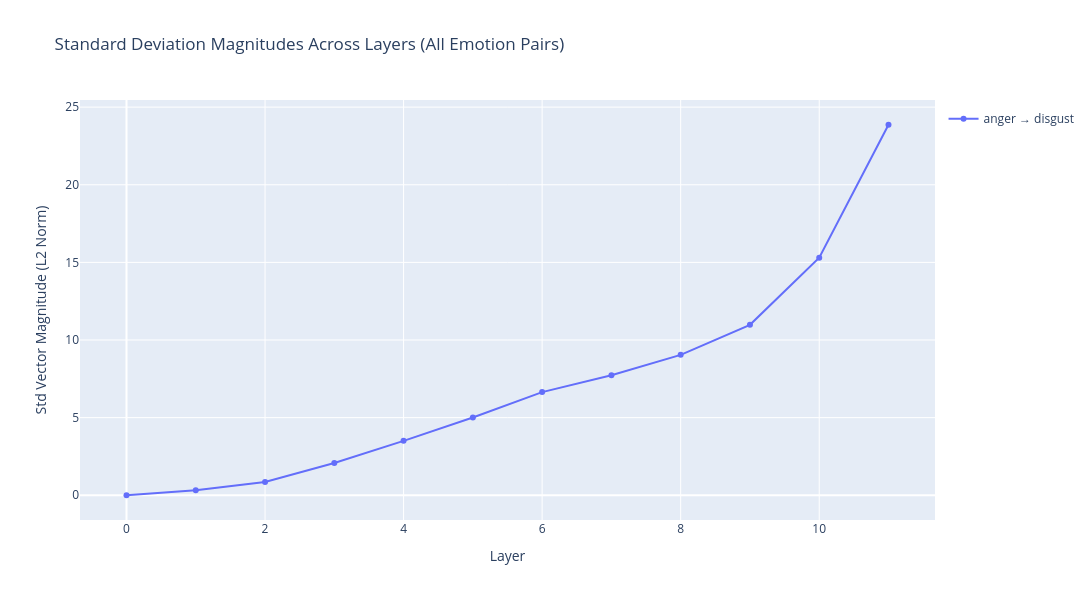

Write notebook code for a chart like this one.
### Code cell
fig = make_subplots(rows=1, cols=1)

for idx, pair in enumerate(sorted(emotion_pairs)):
    pair_data = df[df['emotion_pair'] == pair].sort_values('layer')
    color = colors[idx % len(colors)]
    
    fig.add_trace(
        go.Scatter(
            x=pair_data['layer'],
            y=pair_data['std_magnitude'],
            mode='lines+markers',
            name=pair,
            line=dict(width=2, color=color),
            marker=dict(size=6),
            hovertemplate='<b>%{fullData.name}</b><br>Layer: %{x}<br>Std Magnitude: %{y:.4f}<extra></extra>'
        )
    )

fig.update_layout(
    title="Standard Deviation Magnitudes Across Layers (All Emotion Pairs)",
    xaxis_title="Layer",
    yaxis_title="Std Vector Magnitude (L2 Norm)",
    hovermode='x unified',
    height=600,
    width=1200,
    showlegend=True,
    legend=dict(
        orientation="v",
        yanchor="top",
        y=0.99,
        xanchor="left",
        x=1.01
    )
)

fig.show()

### Figure 1 — Plotly figure (JSON) as saved in the notebook; plotly's stock layout.template omitted (floating-point values rounded to 4 significant figures)
{"data": [{"hovertemplate": "<b>%{fullData.name}</b><br>Layer: %{x}<br>Std Magnitude: %{y:.4f}<extra></extra>", "line": {"color": "#636EFA", "width": 2}, "marker": {"size": 6}, "mode": "lines+markers", "name": "anger → disgust", "type": "scatter", "x": [0, 1, 2, 3, 4, 5, 6, 7, 8, 9, 10, 11], "y": [0.0, 0.3247, 0.855, 2.074, 3.503, 5.007, 6.643, 7.729, 9.045, 10.98, 15.3, 23.87]}], "layout": {"height": 600, "hovermode": "x unified", "legend": {"orientation": "v", "x": 1.01, "xanchor": "left", "y": 0.99, "yanchor": "top"}, "showlegend": true, "title": {"text": "Standard Deviation Magnitudes Across Layers (All Emotion Pairs)"}, "width": 1200, "xaxis": {"anchor": "y", "domain": [0, 1], "title": {"text": "Layer"}}, "yaxis": {"anchor": "x", "domain": [0, 1], "title": {"text": "Std Vector Magnitude (L2 Norm)"}}}}
